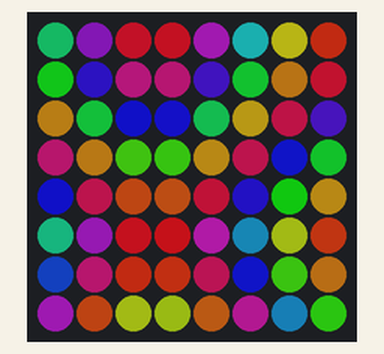
Simulated run of this sketch. Board: Arduino Uno, built with avr-gcc and run on an emulated ATmega328P. Shown: 8×8 RGB LED matrix (first LED top left, wired row by row). Dim RGB values are drawn brighter than linear; random numbers use the default seed unless the sketch sets one.

Above: at 0.16 s.
At 5.04 s:
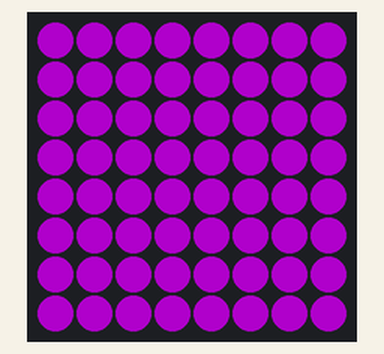
At 10.24 s:
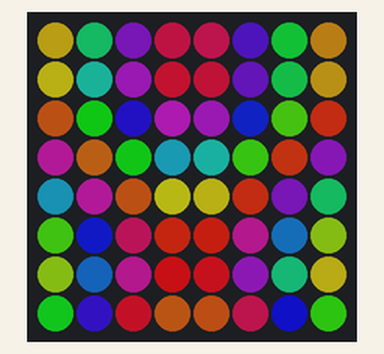
At 19.71 s:
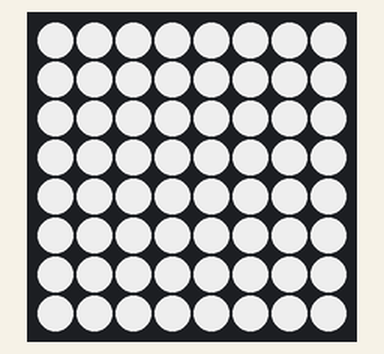
At 29.48 s:
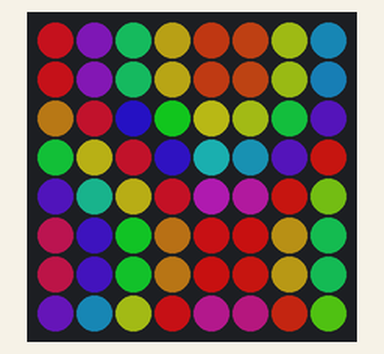
At 39.56 s:
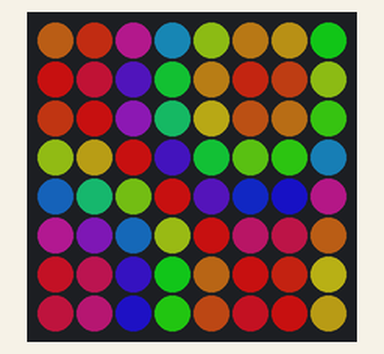

The sketch:

project3.ino
```cpp
#include <FastLED.h>

#define LED_PIN     18
#define NUM_LEDS    64
#define LED_TYPE    WS2812B
#define COLOR_ORDER GRB
CRGB leds[NUM_LEDS];

#define BRIGHTNESS  200
#define MATRIX_WIDTH  8
#define MATRIX_HEIGHT 8

// ---- SONG SETTINGS (DAISIES) ----
#define BPM 126
#define BEAT_INTERVAL (60000 / BPM)

unsigned long lastBeat = 0;
unsigned long startTime = 0;
uint16_t beatCount = 0;

// ---- XY MAP ----
uint16_t XY(uint8_t x, uint8_t y) {
  if (y % 2 == 0) return y * MATRIX_WIDTH + x;
  else return y * MATRIX_WIDTH + (MATRIX_WIDTH - 1 - x);
}

// ---- EFFECTS ----

void softBackground() {
  for (int y = 0; y < MATRIX_HEIGHT; y++) {
    for (int x = 0; x < MATRIX_WIDTH; x++) {
      uint8_t hue =
        sin8(x * 25 + millis() / 8) +
        cos8(y * 25 + millis() / 10);
      leds[XY(x, y)] = CHSV(hue, 180, 180);
    }
  }
  FastLED.show();
}

void beatKick() {
  fill_solid(leds, NUM_LEDS, CHSV(200 + random8(40), 255, 255));
  FastLED.show();
}

void snareFlash() {
  for (int i = 0; i < NUM_LEDS; i++) leds[i] = CRGB::White;
  FastLED.show();
}

void dropWave() {
  for (int r = 0; r < 4; r++) {
    for (int y = 0; y < MATRIX_HEIGHT; y++) {
      for (int x = 0; x < MATRIX_WIDTH; x++) {
        leds[XY(x, y)] = CHSV(0 + r * 40, 255, 255);
      }
    }
    FastLED.show();
    delay(10);
  }
}

// ---- BEAT ENGINE ----
void onBeat() {
  beatCount++;

  beatKick();                // Every beat

  if (beatCount % 4 == 0) {  // Snare every 4 beats
    snareFlash();
  }

  if (beatCount % 16 == 0) { // Big drop every 16 beats
    dropWave();
  }
}

void setup() {
  FastLED.addLeds<LED_TYPE, LED_PIN, COLOR_ORDER>(leds, NUM_LEDS);
  FastLED.setBrightness(BRIGHTNESS);
  startTime = millis();
}

void loop() {
  unsigned long now = millis();

  // Continuous ambient motion
  softBackground();

  // Beat timing
  if (now - lastBeat >= BEAT_INTERVAL) {
    lastBeat = now;
    onBeat();
  }

  delay(10);
}
```
